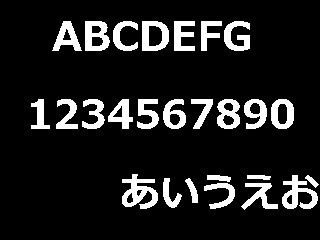
//> input picture sample_opencv4/img07.bmp, 320 x 240 px
$ ./sample_main   (built with g++ and OpenCV 4)
//> lines starting //> are read from the running program, lines starting //| are printed output that depends on the picture; after the words box and inside, x2 and y2 are one past the last pixel; in counts of white or black regions, pixels touching at a corner belong together
### sample_opencv4/img_prc.h
#ifndef _IMGPRC_H_
#define _IMGPRC_H_

#include <stdio.h>
#include <opencv2/core.hpp>
#include <opencv2/highgui/highgui.hpp>
#include <opencv2/imgcodecs/imgcodecs.hpp>
#include <opencv2/imgproc/imgproc.hpp>

#define MAX_CNTR        5000
#define MAX_BRIGHTNESS  255
#define GRAY            128

class Img {
public:
    cv::Mat img, prc_img;
    int width, height;
    int chain_code[MAX_CNTR];
    int Freeman[8][2] = {
        {1, 0}, {1, -1}, {0, -1}, {-1, -1},
        {-1, 0}, {-1, 1}, {0, 1}, {1, 1}
    };

    int obtain_contour(int x_start, int y_start);
    cv::Mat remove_areas();
};

#endif // _IMGPRC_H_

### sample_opencv4/img_prc.cpp
#include <iostream>
#include "img_prc.h"

int Img::obtain_contour(int x_start, int y_start)
{
    int x, y;
    int xs, ys;
    int code, num;
    int i, counter, detect;

    counter = 0;
    for (i = 0; i < 8; i++) {
        xs = x_start + Freeman[i][0];
        ys = y_start + Freeman[i][1];

        if (xs >= 0 && xs <= width &&
            ys >= 0 && ys <= height &&
            img.at<uchar>(ys, xs) == 255) {
            counter++;
        }
    }

    if (counter == 0) {
        num = 1;
    } else {
        num = -1;
        x = x_start;
        y = y_start;
        code = 0;

        do {
            detect = 0;
            code = code - 3;
            if (code < 0) code = code + 8;

            do {
                xs = x + Freeman[code][0];
                ys = y + Freeman[code][1];

                if (xs >= 0 && xs <= width &&
                    ys >= 0 && ys <= height &&
                    img.at<uchar>(ys, xs) == 255) {
                    detect = 1;
                    num++;
                    if (num > MAX_CNTR) {
                        printf("%d\n", MAX_CNTR);
                        exit(1);
                    }
                    chain_code[num] = code;
                    x = xs;
                    y = ys;
                }
                code++;
                if (code > 7) {
                    code = 0;
                }
            } while (detect == 0);
        } while (x != x_start || y != y_start);
        num = num + 2;
    }
    return num;
}

cv::Mat Img::remove_areas()
{
    int threshold;
    int num, x, y, xs, ys, i;
    int fill_value;
    cv::Mat tmp_img(height, width, CV_8U);

    std::cout << "Input max pixel of contour: " << std::endl;
    std::cin >> threshold;

    for (y = 0; y < height; y++) {
        for (x = 0; x < width; x++) {
            if (img.at<uchar>(y, x) == 255) {
                num = obtain_contour(x, y);
                if (num > threshold) {
                    fill_value = 255;
                } else {
                    fill_value = GRAY;
                }

                xs = x;
                ys = y;
                img.at<uchar>(ys, xs) = 0;
                tmp_img.at<uchar>(ys, xs) = (unsigned char) fill_value;

                if (num > 1) {
                    for (i = 0; i < num-1; i++) {
                        xs = xs + Freeman[chain_code[i]][0];
                        ys = ys + Freeman[chain_code[i]][1];
                        img.at<uchar>(ys, xs) = 0;
                        tmp_img.at<uchar>(ys, xs) = (unsigned char) fill_value;
                    }
                }
            }
        }
    }

    for (y = 0; y < height; y++) {
        for (x = 0; x < width; x++) {
            if (img.at<uchar>(y, x) == GRAY) {
                tmp_img.at<uchar>(y, x) = 0;
                for (i = 0; i < 8; i++) {
                    xs = x + Freeman[i][0];
                    ys = y + Freeman[i][1];
                    if (xs >= 0 && xs <= width &&
                        ys >= 0 && ys <= height &&
                        img.at<uchar>(ys, xs) == 255) {
                        tmp_img.at<uchar>(y, x) = 255;
                    }
                }
            }
        }
    }

    return tmp_img;
}

### sample_opencv4/sample_main.cpp
#include <iostream>
#include "img_prc.h"

int main(void)
{
    Img image;
    image.img = cv::imread("img07.bmp", 0);
//> image.img: 240 rows x 320 cols, CV_8UC1; 12.2% white; 26 white regions, largest, box (x1, y1, x2, y2) and area: (122, 174, 158, 209) 671, (282, 175, 318, 209) 588, (85, 21, 110, 51) 516
    image.height = image.img.rows;
    image.width  = image.img.cols;
    printf("w=%d, h=%d\n", image.width, image.height);
//| w=320, h=240

    cv::imshow("src_img", image.img);

    image.prc_img = image.remove_areas();
//> the answer given: 100
//> the loop in remove_areas, `for (y = 0; y < height; y++)` made 240 passes
//> (num, fill_value, xs, ys) on passes 1 to 3: (0, 0, 0, 0), (0, 0, 0, 0), (0, 0, 0, 0)
//> after the loop in remove_areas, `for (y = 0; y < height; y++)`: img: 240 rows x 320 cols, CV_8UC1; every value is 0
//> after the loop in remove_areas, `for (y = 0; y < height; y++)`:
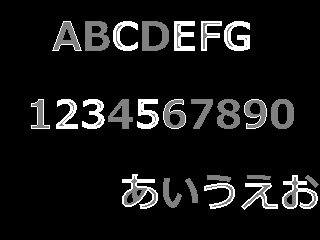
//> tmp_img: 240 rows x 320 cols, CV_8UC1; min 0, max 255, mean 22.3
//> after the loop in remove_areas, `for (y = 0; y < height; y++)`: num = 4; fill_value = 128; xs = 265; ys = 204
//> after the loop in remove_areas, `for (y = 0; y < height; y++)`: xs = 265; ys = 204
    cv::imshow("prc_img", image.prc_img);

    cv::waitKey(0);
}
